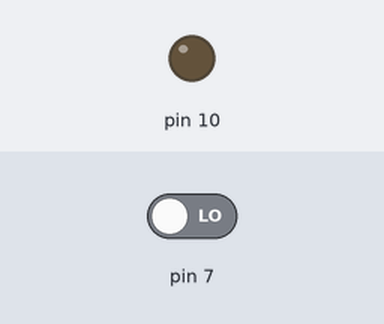
Simulated run of this sketch. Board: Arduino Uno, built with avr-gcc and run on an emulated ATmega328P. On the bench: output pins drawn as LEDs (lit = HIGH). The test bench sets the inputs (shaded band); at power-on: pin 7 LOW.

Above: at 1.2 s.
1.3 s: pin 7 driven HIGH
At 2.3 s:
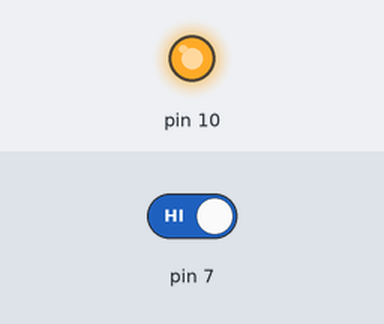
2.8 s: pin 7 driven LOW
At 3.5 s:
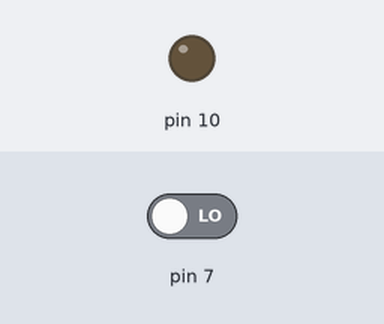
Timing chart, 0 to 5.8 s (numbered marks = the images above; inputs shaded):
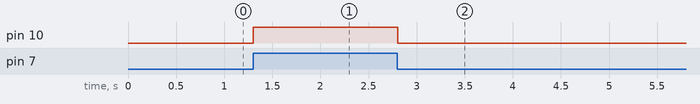

The sketch:

_04_ComandoNaMao_REDUX.ino
```cpp
//TESP Design para Media Digitais
//Computação Física
//Anotado em Português
//por André Rocha

//Digital Inpout

//exemplo ultra reduzido

void setup() {
pinMode (7, INPUT);
pinMode (10, OUTPUT);
}
void loop() {
digitalWrite(10,digitalRead(7));
delay(2);
}
```

Measured:
- after the input at 1.3 s, pin 10: LOW → HIGH at once
- after the input at 2.8 s, pin 10: HIGH → LOW at once
